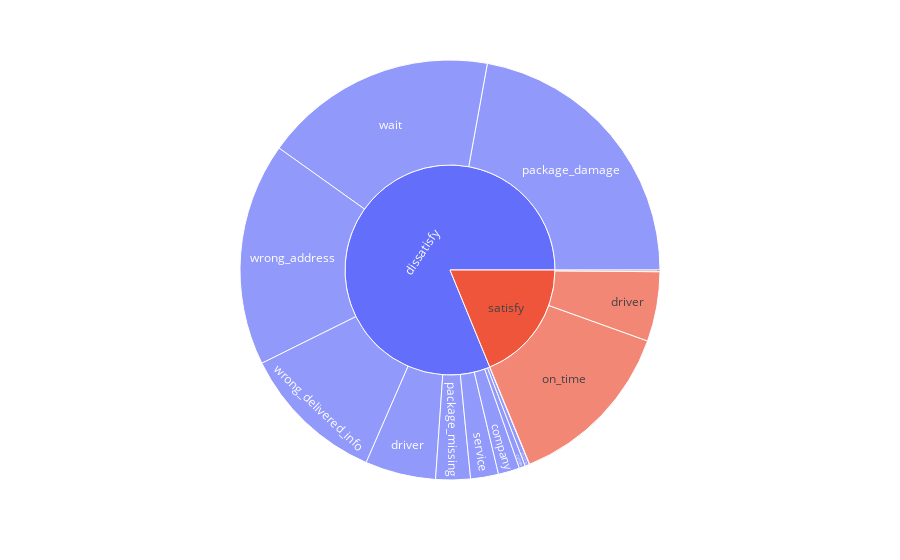

Notebook cell for this chart:
### Code cell
import plotly.express as px
fig = px.sunburst(review, path=['Indent_0', 'Indent_1'], values='count')
fig.show()

### Figure 1 — Plotly figure (JSON) as saved in the notebook; plotly's stock layout.template omitted (floating-point values rounded to 4 significant figures)
{"data": [{"branchvalues": "total", "domain": {"x": [0, 1], "y": [0, 1]}, "hovertemplate": "labels=%{label}<br>count=%{value}<br>parent=%{parent}<br>id=%{id}<extra></extra>", "ids": ["dissatisfy/change_carrier", "dissatisfy/company", "dissatisfy/custom", "dissatisfy/driver", "satisfy/driver", "satisfy/on_time", "dissatisfy/package_damage", "dissatisfy/package_missing", "dissatisfy/service", "satisfy/service", "dissatisfy/shipment", "dissatisfy/wait", "dissatisfy/wrong_address", "dissatisfy/wrong_delivered_info", "dissatisfy", "satisfy"], "labels": ["change_carrier", "company", "custom", "driver", "driver", "on_time", "package_damage", "package_missing", "service", "service", "shipment", "wait", "wrong_address", "wrong_delivered_info", "dissatisfy", "satisfy"], "name": "", "parents": ["dissatisfy", "dissatisfy", "dissatisfy", "dissatisfy", "satisfy", "satisfy", "dissatisfy", "dissatisfy", "dissatisfy", "satisfy", "dissatisfy", "dissatisfy", "dissatisfy", "dissatisfy", "", ""], "type": "sunburst", "values": [1, 63, 18, 208, 205, 509, 847, 102, 82, 5, 13, 688, 657, 426, 3105, 719]}], "layout": {"legend": {"tracegroupgap": 0}, "margin": {"t": 60}}}
